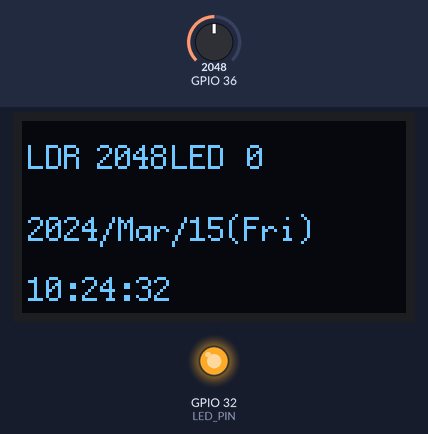
Simulated run of this sketch. Board: ESP32. Shown: 128×64 one-colour display, output pins drawn as LEDs (lit = HIGH). The inputs (shaded band) are chosen by the test bench; at power-on: GPIO 36 = 2048. WiFi joins after 1.5 s; servers stay silent unless stated; the local clock reads 2024-03-15 10:24:30 at power-on unless the sketch sets it; storage starts empty; what the sketch prints to the serial monitor is not drawn.

Above: at 2.7 s.
2.8 s: GPIO 36 set to 2866
At 4.3 s:
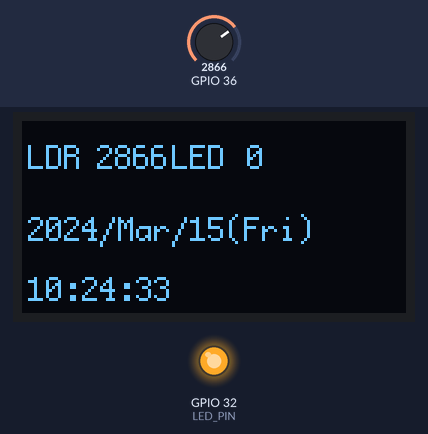
8.2 s: GPIO 36 set to 3603
At 9.2 s:
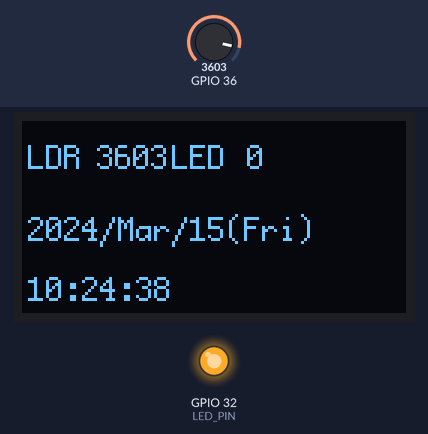
13.3 s: GPIO 36 set to 4095
At 14.2 s:
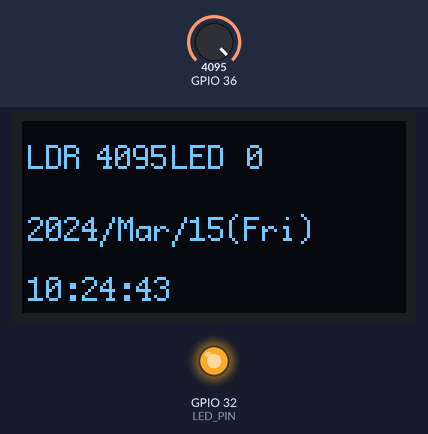
Timing chart, 0 to 16.3 s (numbered marks = the images above; inputs shaded):
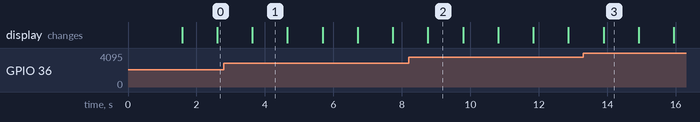

The sketch:

HW06_12.ino
```cpp
#include <U8g2lib.h>
#include <WiFi.h>
#include <time.h>
#include <ArduinoJson.h>
#include <ESPAsyncWebServer.h>
#include <SPIFFS.h>
#include <WebSocketsServer.h>

U8G2_SSD1306_128X64_NONAME_1_HW_I2C u8g2(U8G2_R0, U8X8_PIN_NONE);

#define BITS 10
#define LED_PIN 32

const char *ssid = "CHT0347";
const char *password = "12345678";
const uint16_t ADC_RES = 1023;

const char* ntpServer = "pool.ntp.org";
const uint16_t utcOffest = 28800;  // UTC+8偏移量
const uint8_t daylightOffset = 0;   // 夏令時間

AsyncWebServer server(80);
AsyncWebSocket ws("/ws");

String LDR_val = "0";
String LED_val = "0";
int pwm_val;

void onSocketEvent(AsyncWebSocket *server,
                   AsyncWebSocketClient *client,
                   AwsEventType type,
                   void *arg,
                   uint8_t *data,
                   size_t len)
{

  switch (type) {
    case WS_EVT_CONNECT:
      printf("來自%s的用戶%u已連線\n", client->remoteIP().toString().c_str(), client->id());
      break;
    case WS_EVT_DISCONNECT:
      printf("用戶%u已離線\n", client->id());
      break;
    case WS_EVT_ERROR:
      printf("用戶%u出錯了：%s\n", client->id(), (char *)data);
      break;
    case WS_EVT_DATA:
      printf("用戶%u傳入資料：%s\n", client->id(), (char *)data);
      const size_t capacity = JSON_OBJECT_SIZE(2) + 20;
      DynamicJsonDocument doc(capacity);
      deserializeJson(doc, data);

      const char *device = doc["device"]; // "LED"
      int val = doc["val"];               // 資料值
      if (strcmp(device, "LED") == 0)
      {
        printf("PWM: %d\n", val);
        LED_val = String(1023 - val);
        ledcWrite(0, 1023 - val); // 輸出PWM
      }
      break;
  }
}

String getCurTime(){ // get current time and prettify the format
  struct tm now;                  // 宣告「分解時間」結構變數
  if(!getLocalTime(&now)){          // 取得本地時間
    Serial.println("無法取得時間～");
    return "unable to get time";
  }
  Serial.println(&now, "%Y/%m/%d %H:%M:%S"); // 輸出格式化時間字串
  String cur_time = String(asctime(&now));
  String week = cur_time.substring(0,3);
  String month = cur_time.substring(4,7);
  String date = cur_time.substring(8,10);
  String hour = cur_time.substring(11,13);
  String mins = cur_time.substring(14,16);
  String sec = cur_time.substring(17,19);
  String year = cur_time.substring(20,24);
  String pretty_time = year + "/" + month + "/" + date + "(" + week + ")" + " " + hour + ":" + mins + ":" + sec;
  return pretty_time;
}

void displayOLED(String cur_time){
  String hourMinSec = cur_time.substring(17, 25);
  String date = cur_time.substring(0, 17);
  u8g2.firstPage();
  do
  {
  u8g2.setFont(u8g2_font_profont12_mr);
  // print out LDR device name
  u8g2.setCursor(2, 16);
  u8g2.print("LDR");
  // print out LDR device corresponding value
  u8g2.setCursor(25, 16);
  u8g2.print(LDR_val);
  // print out LED device name
  u8g2.setCursor(50, 16);
  u8g2.print("LED");
  // print out LED device value
  u8g2.setCursor(75, 16);
  u8g2.print(LED_val);
  // print out current date
  u8g2.setCursor(2, 40);
  u8g2.print(date);
  // print out current time
  u8g2.setCursor(2, 60);
  u8g2.print(hourMinSec);
  }while(u8g2.nextPage());
}

void notifyClients() {
  String pretty_time = getCurTime();
  const size_t capacity = JSON_OBJECT_SIZE(1024);
  DynamicJsonDocument doc(capacity);

  doc["device"] = "LDR";
  doc["val"] = analogRead(A0);
  doc["update-time"] = pretty_time;

  char data[100];
  serializeJson(doc, data);
  ws.textAll(data);
  // display LED, LDR, current time on OLED
  char tmp[20];
  itoa(doc["val"], tmp, 10);
  LDR_val = String(tmp);
  displayOLED(doc["update-time"]);
}

void setup() {
  u8g2.begin();
  u8g2.enableUTF8Print();    // 啟動 UTF8 支援
  Serial.begin(115200);
  analogSetAttenuation(ADC_11db);
  analogSetWidth(BITS);
  pinMode(LED_PIN, OUTPUT);
  ledcSetup(0, 5000, BITS);    // 設定PWM，通道0、5KHz、10位元
  ledcAttachPin(LED_PIN, 0);
  digitalWrite(LED_PIN, HIGH);

  if (!SPIFFS.begin(true)) {
    Serial.println("無法載入SPIFFS記憶體");
    return;
  }

  WiFi.mode(WIFI_STA);
  WiFi.begin(ssid, password);
  Serial.println("");

  while (WiFi.status() != WL_CONNECTED) {
    Serial.print(".");
    delay(500);
  }
  printf("\nIP位址：%s\n", WiFi.localIP().toString().c_str());

  server.serveStatic("/", SPIFFS, "/www/").setDefaultFile("index.html");
  server.serveStatic("/favicon.ico", SPIFFS, "/www/favicon.ico");
  server.onNotFound([](AsyncWebServerRequest * req) {
    req->send(404, "text/plain", "Not found");
  });

  ws.onEvent(onSocketEvent); // 附加事件處理程式
  server.addHandler(&ws);
  server.begin();
  Serial.println("HTTP伺服器開工了～");
  configTime(utcOffest, daylightOffset, ntpServer);
  //delay(1000);
}

void loop() {
  ws.cleanupClients();
  notifyClients();
  delay(1000);
}
```

Measured:
- what the display in image 1 shows lasts 1.1 s, from 3.6 s to 4.7 s
